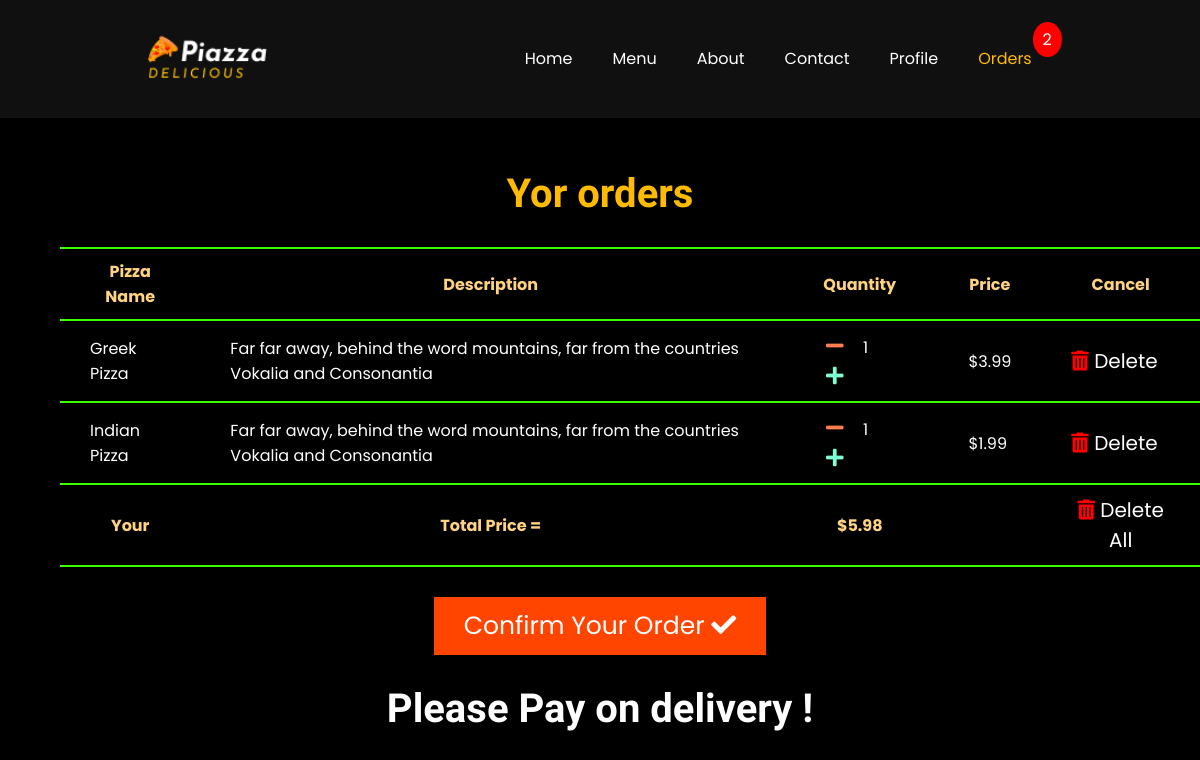
Screenshot of /orders/ (signed in) with the database file from the repository.
### Home/models.py (models this page shows, shortened)
class Orders(models.Model):
    Pizza_name = models.CharField(max_length=200, default="")
    Pizza_desc = models.CharField(max_length=400, default="")
    Pizza_price = models.FloatField(default=0)
    User = models.ForeignKey(User, on_delete=models.CASCADE)
    order_confirmed = models.BooleanField(default=False)
    quantity = models.IntegerField(default=1)

### Home/views.py (the view)
# urls.py: path('orders/', views.orders, name="orders"),
def orders(request):
    try:
        current_username = request.user.username
        user = User.objects.filter(username=current_username).first()
        order = Orders.objects.filter(User=user)
        price_list = []
        for pizza in order:
            price = pizza.Pizza_price
            price_list.append(price)
        total_price = round(sum(price_list), 3)
        if request.user and request.user != AnonymousUser():
            current_user = request.user
            ordersOfCurrentUser = Orders.objects.filter(User=current_user)
            totalOrdersList = []
            for pizzaOrder in ordersOfCurrentUser:
                quantity = pizzaOrder.quantity
                totalOrdersList.append(quantity)
            totalOrders = sum(totalOrdersList)
            firstobjectofcurrentuser = ordersOfCurrentUser.first()
        else:
            totalOrders = 0
        context = {
            'order':order,
            'total_price':total_price,
            'totalOrders':totalOrders,
            'firstobjectofcurrentuser':firstobjectofcurrentuser,
        }
        return render(request, "Home/orders.html", context)
    except Exception:
        messages.success(request, "Login To Continue!")
        return redirect("/log_in/")

### templates/Home/orders.html (shortened to what this page needs)
{% extends 'base.html' %}
{% block active3 %}active{% endblock active3 %}
{% block body %}
<section id="orders">
{% if order %}
    {% if firstobjectofcurrentuser.order_confirmed == False %}
    <h1>Yor orders</h1>
    <div class="table__orders__container">
        <div class="table__orders">
            <table>
                <tr>
                    <th>Pizza Name</th>
                    <th>Description</th>
                    <th>Quantity</th>
                    <th>Price</th>
                    <th>Cancel</th>
                </tr>
            {% for pizza in order %}
                <tr>
                    <td>{{pizza.Pizza_name}}</th>
                    <td>{{pizza.Pizza_desc}}</td>
                    <td>
                        <form action="/decreament/" method="POST" class="btn__increament__decreament">
                            <button type="submit"><i class="fas fa-minus"></i></button>
                        </form>
                        {{pizza.quantity}}
                        <form action="/increament/" method="POST" class="btn__increament__decreament">
                            <button type="submit"><i class="fas fa-plus"></i></button>
                        </form>
                    </td>
                    <td>${{pizza.Pizza_price}}</td>
                    <td><form action="/deleteOrder/" method="POST">
                        <button type="submit"><i class="fas fa-trash-alt"></i> Delete</button>
                        </form>
                    </td>
                </tr>
            {% endfor %}
            <tr>
                <th>Your</th>
                <th>Total Price =</th>
                <th>${{total_price}}</th>
                <th></th>
                <th>
                    <form action="/deleteAllOrder/" method="POST">
                        <button type="submit"><i class="fas fa-trash-alt"></i> Delete All</button>
                    </form>
                </th>
            </tr>
            </table>
        </div>
    </div>
    <div class="confirm_orders">
        <form action="/orderConfirmed/" method="POST">
            <button type="submit">Confirm Your Order <i class="fas fa-check"></i></button>
        </form>
    </div>
    <h4>Please Pay on delivery !</h4>
    {% endif %}
{% else %}
<h4>No Orders Yet ! Plesae Make At Least One <a href="/menu/">Order</a></h4>
{% endif %}
</section>
{% endblock body %}

### static/css/index.css (style rules this page uses)
* { margin: 0; padding: 0; box-sizing: border-box; font-family: "Poppins"; }
html { scroll-behavior: smooth; }
body { background: linear-gradient(rgba(0, 0, 0, 0.6), rgba(0, 0, 0, 0.6)), url("./static/images/bg.webp"); background-repeat: none; background-position: center; background-size: cover; background-attachment: fixed; min-height: 100vh; }
i { color: #fff; }
#orders { width: 100%; min-height: 100vh; background: #000; display: flex; flex-direction: column; align-items: center; color: #fff; padding: 170px 30px; }
#orders h1 { font-family: "Josefin Sans"; font-size: 40px; color: rgb(255, 187, 0); }
#orders .table__orders__container { width: 100%; }
#orders .table__orders__container .table__orders { width: 100%; display: flex; justify-content: center; align-items: center; margin: 30px; }
#orders .table__orders__container .table__orders table { border: 2px solid #fff; border-left: none; border-right: none; border-collapse: collapse; }
#orders .table__orders__container .table__orders table tr > th, td { border: 2px solid rgb(60, 255, 0); border-left: none; border-right: none; padding: 10px 30px; }
#orders .table__orders__container .table__orders table tr > th { color: rgb(255, 211, 130); }
#orders .table__orders__container .table__orders table tr > td { font-weight: normal; }
#orders .table__orders__container .table__orders table tr > td > form button { background: transparent; outline: none; border: none; color: #fff; font-size: 20px; cursor: pointer; }
#orders .table__orders__container .table__orders table tr > td > form button i { color: red; }
#orders .table__orders__container .table__orders table tr > th > form button { background: transparent; outline: none; border: none; color: #fff; font-size: 20px; cursor: pointer; }
#orders .table__orders__container .table__orders table tr > th > form button i { color: red; }
#orders .table__orders__container .table__orders table tr > td > .btn__increament__decreament { display: inline-block; padding: 0 10px; }
#orders .table__orders__container .table__orders table tr > td > .btn__increament__decreament i { color: #fff; cursor: pointer; padding: 5px; }
#orders .table__orders__container .table__orders table tr > td > .btn__increament__decreament .fa-plus { color: aquamarine; }
#orders .table__orders__container .table__orders table tr > td > .btn__increament__decreament .fa-minus { color: coral; }
#orders .confirm_orders form { padding-bottom: 30px; }
#orders .confirm_orders form button { background: orangered; border: none; outline: none; color: #fff; font-size: 25px; padding: 10px 30px; cursor: pointer; }
#orders h4 { text-align: center; color: #fff; font-family: "Nothing You Could Do", cursive; font-size: 40px; }

### rows the page displays
Orders: Pizza_name "Greek Pizza", Pizza_desc "Far far away, behind the word mountains, far from the countries Vokalia and Consonantia", quantity "1", Pizza_price "3.99"
Orders: Pizza_name "Indian Pizza", Pizza_desc "Far far away, behind the word mountains, far from the countries Vokalia and Consonantia", quantity "1", Pizza_price "1.99"

### other values shown
{{ totalOrders }} "2"
{{ total_price }} "5.98"
